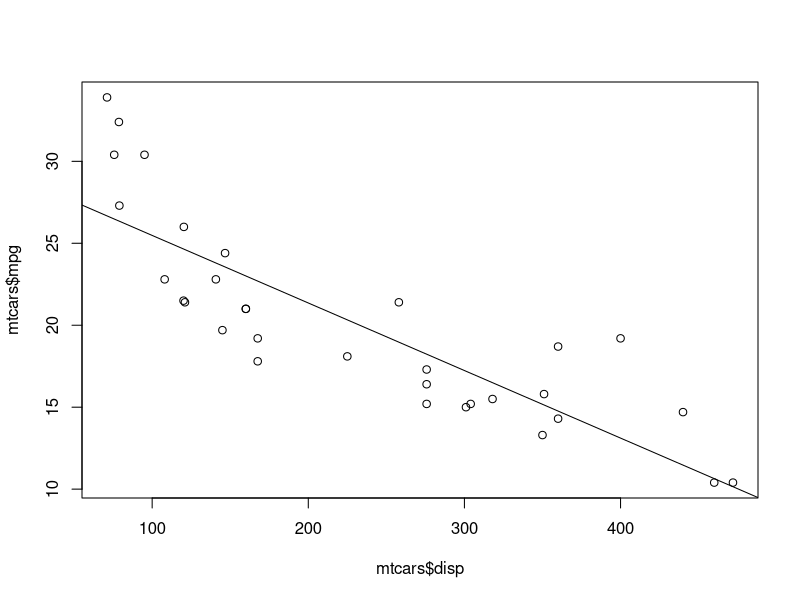
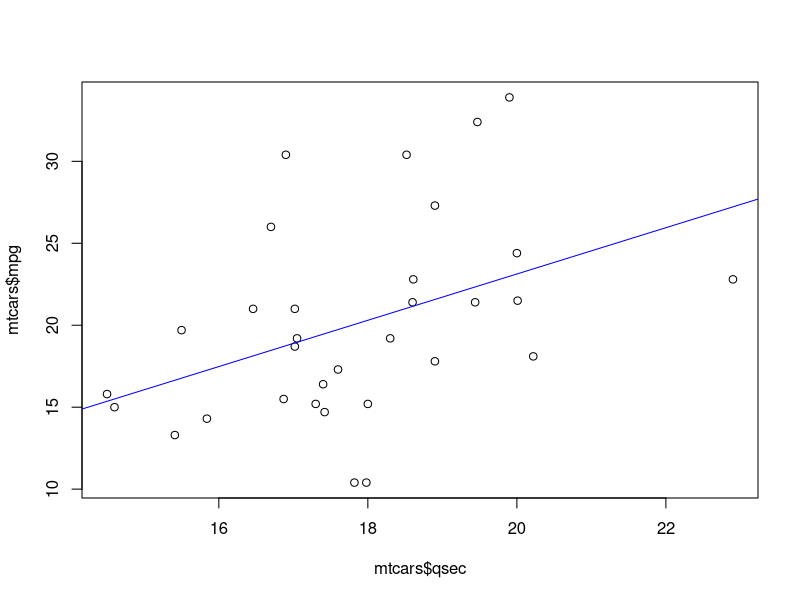
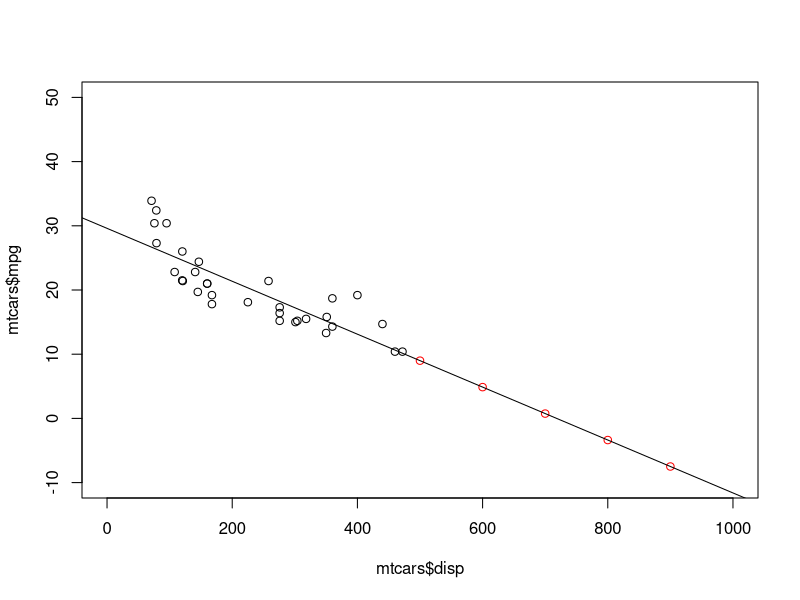

The R source for these figures, in order:
## ---- chunk 1
knitr::opts_chunk$set(echo = TRUE)
## ---- chunk 2
library(modelr)
library(broom)
library(dplyr)
library(fitdistrplus)
library(tidyr)
## ---- chunk 3
data("mtcars")
glimpse(mtcars)
## ---- chunk 4
mod1 = lm(mpg ~ disp, data = mtcars)
summary(mod1)
## ---- chunk 5
plot(mtcars$mpg ~ mtcars$disp)
abline(mod1)
## ---- chunk 6
mod2 = lm(mpg ~ qsec, data = mtcars)
plot(mtcars$mpg ~ mtcars$qsec)
abline(mod2, col="Blue")
## ---- chunk 7
mean(mod1$residuals^2)
mean(mod2$residuals^2)
## ---- chunk 8
preds = add_predictions(mtcars, mod1) 

preds[1:5,c(1,12)]
## ---- chunk 9
# Make a new dataframe with the predictor values we want to assess
# mod1 only has "disp" as a predictor so that's what we want to add here
newdf = data.frame(disp = c(500,600,700,800,900))
predictions = predict(mod1, newdata = newdf)

# plot those predictions on our original graph
{plot(mtcars$mpg ~ mtcars$disp,xlim=c(0,1000),ylim=c(-10,50))
points(x=newdf$disp,y=predictions, col="Red")
abline(mod1)}
